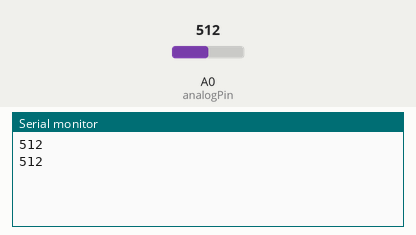
The sketch below on a simulated Arduino Uno, built with avr-gcc and run on an emulated ATmega328P. Parts: the last lines printed to the serial monitor. The test bench sets the inputs (shaded band); at power-on: A0 (analogPin) = 512.

Above: at 2.8 s.
2.9 s: A0 (analogPin) set to 716
At 3.8 s:
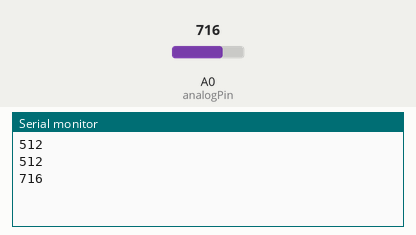
4.4 s: A0 (analogPin) set to 900
At 5.7 s:
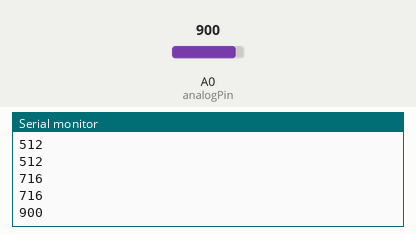
Timing chart, 0 to 7.4 s (numbered marks = the images above; inputs shaded):
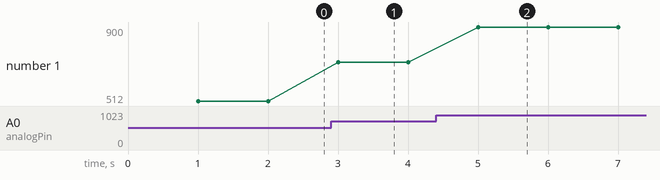

Measured:
- after the input at 2.9 s, the serial monitor: prints a new line after 0.10 s (image 1)
- after the input at 4.4 s, the serial monitor: prints a new line after 0.60 s (image 2)
- plotted number 1: 512 → 716 after the input at 2.9 s, 716 → 900 after the input at 4.4 s

The sketch:

Test_Analog_pin.ino
```cpp
int analogPin = A0;     // номер порта к которому подключен потенциометр
int val = 0;           // переменная для хранения считываемого значения

void setup()
{
  Serial.begin(9600);              //  установка связи по serial
}

void loop()
{
  delay(1000);
  val = analogRead(analogPin);     // считываем значение
  Serial.println(val);   // выводим полученное значение
}
```
